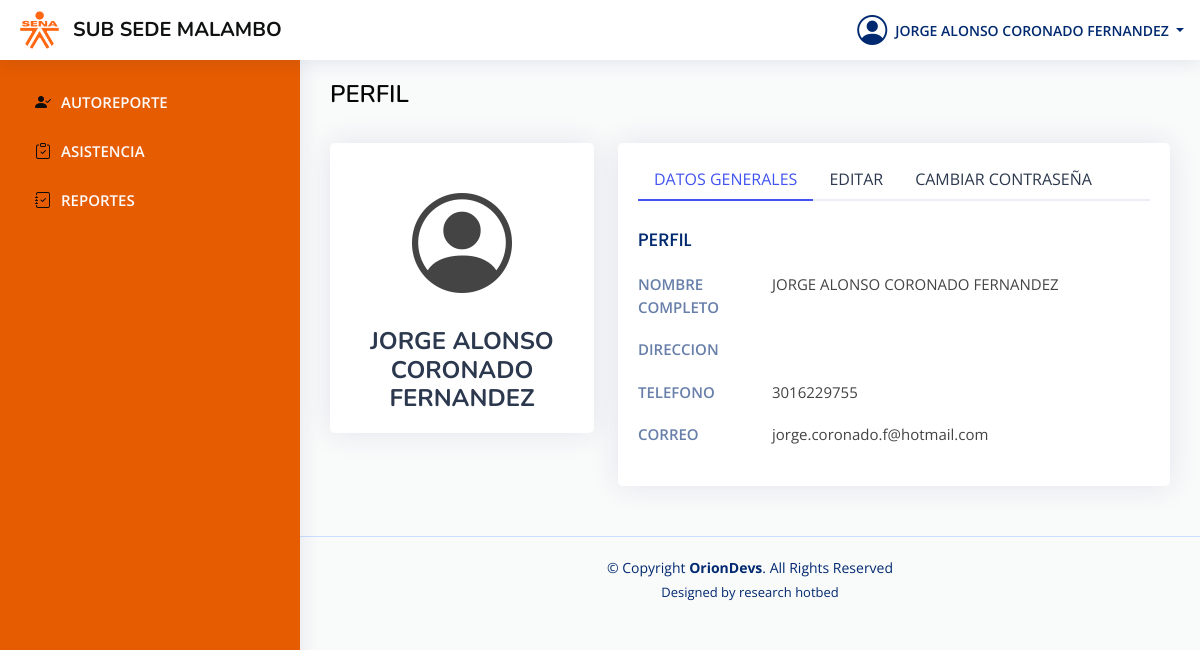
The app's page /perfil (signed in) with its own data.
### tables this page shows
CREATE TABLE `tbl_persona` (
  `tbl_persona_ID` int NOT NULL,
  `tbl_persona_NUMDOCUMENTO` int DEFAULT NULL,
  `tbl_persona_NOMBRES` varchar(45) DEFAULT NULL,
  `tbl_persona_APELLIDOS` varchar(45) DEFAULT NULL,
  `tbl_persona_FECHANAC` date DEFAULT NULL,
  `tbl_persona_TELEFONO` varchar(45) DEFAULT NULL,
  `tbl_persona_CORREO` varchar(45) DEFAULT NULL,
  `tbl_cargo_tbl_cargo_ID` int NOT NULL,
  `tbl_persona_DIRECCION` varchar(45) DEFAULT NULL,
  `tipo_contrato` varchar(30) NOT NULL,
  `tbl_tipodocumento_tbl_tipodocumento_ID` varchar(50) NOT NULL,
  `tbl_persona_ESTADO` int NOT NULL,
  `tbl_persona_imagen` varchar(30) NOT NULL,
  `tbl_persona_PASSWORD` varchar(100) NOT NULL,
  `tbl_persona_PRESENTE` varchar(9) NOT NULL,
  `tbl_persona_sede_ID` int NOT NULL
);

### app/controlador/PlantillaControlador.php (called while the page is built)
<?php
class ControladorPlantilla{
	public function ctrPlantilla(){
		include "app/vista/plantilla.php";
	}
}

### index.php (called while the page is built)
<?php
require_once "app/controlador/PlantillaControlador.php";
$plantilla = new controladorPlantilla();
$plantilla -> ctrPlantilla();

### app/controlador/LoginControlador.php (called while the page is built, shortened)
<?php
if (isset($_POST["opcion"])) {
	require_once "../modelo/LoginModelo.php";
} else {
	require_once "app/modelo/LoginModelo.php";
}
class LoginControlador
{
	public function DatosUsuario($id)
	{
		$id = $id;
		$r = ModeloUsuarios::DatosUsuario($id);
		$datos =
			[
				'nombres' => $r["nombres"],
				'apellidos' => $r["apellidos"],
				'direccion' => $r["direccion"],
				'telefono' => $r["telefono"],
				'correo' => $r["correo"],
				'cedula' => $r["cedula"]
			];
		return $datos;
	}
}

### app/modelo/conexion.php (called while the page is built, shortened)
<?php
class Conexion{
    public  static function conectar(){
        $link = new PDO("mysql:host=localhost; dbname=senasubs_parametrizacion", "root", "1130266003");
        return $link;
    }
}

### app/modelo/LoginModelo.php (called while the page is built, shortened)
<?php
require_once "conexion.php";
Class ModeloUsuarios{
    static public function DatosUsuario($id)
    {
        $x=Conexion::conectar()->prepare("SELECT  P.tbl_persona_NUMDOCUMENTO as cedula,  P.tbl_persona_NOMBRES as nombres,
        P.tbl_persona_APELLIDOS as apellidos, P.tbl_cargo_tbl_cargo_ID,
        P.tbl_persona_DIRECCION as direccion, P.tbl_persona_TELEFONO as telefono, P.tbl_persona_CORREO as correo, C.tbl_cargo_TIPO as cargo,
        P.tbl_persona_password as password FROM tbl_persona as P inner join tbl_cargo as C on P.tbl_cargo_tbl_cargo_ID=C.tbl_cargo_ID
        WHERE P.tbl_persona_ID=:id_usuario");
        $x->bindParam(":id_usuario", $id, PDO::PARAM_INT);
        $x->execute();
        return $x->fetch();
    }
}
?>

### app/vista/HOME/PERFIL/perfil.php (the view, shortened to what this page needs)
<main id="main" class="main">
   <div class="pagetitle">
     <h1>PERFIL</h1>
     <BR>
   </div>
   <section class="section profile">
     <div class="row">
       <div class="col-xl-4">
         <div class="card">
           <div class="card-body profile-card pt-4 d-flex flex-column align-items-center">
             <i class="bi bi-person-circle" style="font-size:100px;"></i>
             <h2 style="text-align:center;">
                <?php
                     echo $datos["nombres"]." ".$datos["apellidos"];
                ?>
             </h2>
           </div>
         </div>
       </div>
       <div class="col-xl-8">
         <div class="card">
           <div class="card-body pt-3">
             <ul class="nav nav-tabs nav-tabs-bordered">
               <li class="nav-item">
                 <button class="nav-link active" data-bs-toggle="tab" data-bs-target="#profile-overview">DATOS GENERALES</button>
               </li>
               <li class="nav-item">
                 <button class="nav-link" data-bs-toggle="tab" data-bs-target="#profile-edit">EDITAR</button>
               </li>
               <li class="nav-item">
                 <button class="nav-link" data-bs-toggle="tab" data-bs-target="#profile-change-password">CAMBIAR CONTRASEÑA</button>
               </li>
             </ul>
             <div class="tab-content pt-2">
               <div class="tab-pane fade show active profile-overview" id="profile-overview">
                 <h5 class="card-title">PERFIL</h5>
                 <div class="row">
                   <div class="col-lg-3 col-md-4 label ">NOMBRE COMPLETO</div>
                   <div class="col-lg-9 col-md-8">
                   <?php
                       echo $datos["nombres"]." ".$datos["apellidos"];
                   ?>
                   </div>
                 </div>
                 <div class="row">
                   <div class="col-lg-3 col-md-4 label">DIRECCION</div>
                   <div class="col-lg-9 col-md-8">
                   </div>
                 </div>
                 <div class="row">
                   <div class="col-lg-3 col-md-4 label">TELEFONO</div>
                   <div class="col-lg-9 col-md-8">
                      <?php
                        echo $datos["telefono"];
                      ?>
                   </div>
                 </div>
                 <div class="row">
                   <div class="col-lg-3 col-md-4 label">CORREO</div>
                   <div class="col-lg-9 col-md-8">
                      <?php
                        echo $datos["correo"];
                      ?>
                   </div>
                 </div>
               </div>
             </div>
           </div>
         </div>
       </div>
     </div>
   </section>
 </main>

### app/vista/MENU/navInstructor.php (shortened to what this page needs)
<?php
  $id=$_SESSION["sesion_active"]["id_persona"];
  $login = new LoginControlador();
  $datos= $login -> DatosUsuario($id);
?>
    <header id="header" class="header fixed-top d-flex align-items-center">
    <div class="d-flex align-items-center justify-content-between">
      <a href="index.html" class="logo d-flex align-items-center">
      <img src="public/assets/img/logosena.png" alt="">&nbsp;&nbsp;
      <span class="d-sm-none d-none d-lg-block">SUB SEDE MALAMBO</span>
      </a>
    </div>
    <nav class="header-nav ms-auto">
      <ul class="d-flex align-items-center">
        <li class="nav-item dropdown pe-3">
          <a class="nav-link nav-profile d-flex align-items-center pe-0" href="#" data-bs-toggle="dropdown">
            <i class="bi bi-person-circle" style="font-size:30px;"></i>
            <span class="d-none d-md-block dropdown-toggle ps-2">
            <?php
              echo $datos["nombres"]." ".$datos["apellidos"];
            ?>
            </span>
          </a>
        </li>
    </nav>
  </header>

### public/assets/css/style.css (style rules this page uses)
:root { scroll-behavior: smooth; }
body { font-family: "Open Sans", sans-serif; background:#f9fafa; color: #444444; }
a { color: #4154f1; text-decoration: none; }
h1, h2, h3, h4, h5, h6 { font-family: "Nunito", sans-serif; }
#main { margin-top: 60px; padding: 20px 30px; transition: all 0.3s; }
.pagetitle { margin-bottom: 10px; }
.pagetitle h1 { font-size: 24px; margin-bottom: 0; font-weight: 600; color: #050505; }
.card { margin-bottom: 30px; border: none; border-radius: 5px; box-shadow: 0px 0 30px rgba(1, 41, 112, 0.1); }
.card-title { padding: 20px 0 15px 0; font-size: 18px; font-weight: 500; color: #0c0c0c; font-family: "Poppins", sans-serif; }
.card-body { padding: 0 20px 20px 20px; }
.nav-tabs-bordered { border-bottom: 2px solid #ebeef4; }
.nav-tabs-bordered .nav-link { margin-bottom: -2px; border: none; color: #2c384e; }
.nav-tabs-bordered .nav-link.active { background-color: #fff; color: #4154f1; border-bottom: 2px solid #4154f1; }
.logo { line-height: 1; }
@media (min-width: 1200px) { .logo { width: 280px; } }
.logo img { max-height: 38px; margin-right: 6px; }
.logo span { font-size: 20px; font-weight: 700; color: #101111; font-family: "Nunito", sans-serif; }
.header { transition: all 0.5s; z-index: 997; height: 60px; box-shadow: 0px 2px 20px rgba(1, 41, 112, 0.1); background-color: #fff; padding-left: 20px; }
.header-nav ul { list-style: none; }
.header-nav > ul { margin: 0; padding: 0; }
.header-nav .nav-profile { color: #012970; }
.header-nav .nav-profile span { font-size: 14px; font-weight: 600; }
@media (min-width: 1200px) { #main, #footer { margin-left: 300px; } }
.profile .profile-card h2 { font-size: 24px; font-weight: 700; color: #2c384e; margin: 10px 0 0 0; }
.profile .profile-overview .row { margin-bottom: 20px; font-size: 15px; }
.profile .profile-overview .card-title { color: #012970; }
.profile .profile-overview .label { font-weight: 600; color: rgba(1, 41, 112, 0.6); }
html { min-height: 100%; position: relative; }

### records on screen
tbl_persona: tbl_persona_NOMBRES "JORGE ALONSO", tbl_persona_APELLIDOS "CORONADO FERNANDEZ", tbl_persona_TELEFONO "3016229755", tbl_persona_CORREO "jorge.coronado.f@hotmail.com"
